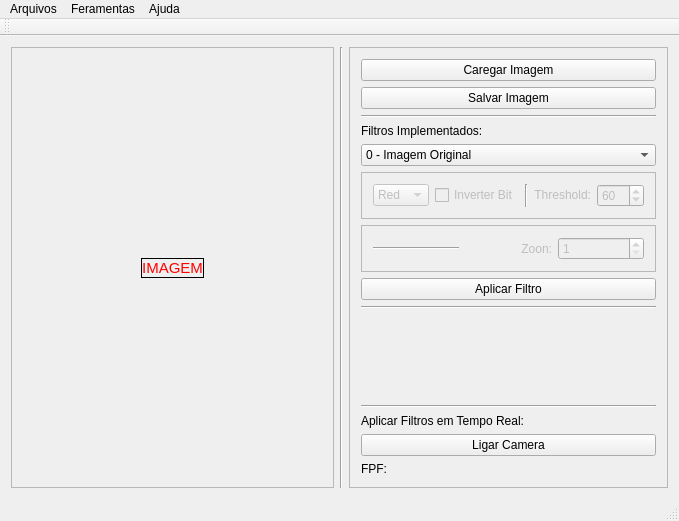
<?xml version="1.0" encoding="UTF-8"?>
<ui version="4.0">
 <class>MainWindow</class>
 <widget class="QMainWindow" name="MainWindow">
  <property name="geometry">
   <rect>
    <x>0</x>
    <y>0</y>
    <width>679</width>
    <height>521</height>
   </rect>
  </property>
  <property name="windowTitle">
   <string>MainWindow</string>
  </property>
  <widget class="QWidget" name="centralWidget">
   <layout class="QHBoxLayout" name="horizontalLayout_4">
    <item>
     <widget class="QScrollArea" name="scrollArea">
      <property name="widgetResizable">
       <bool>true</bool>
      </property>
      <widget class="QWidget" name="scrollAreaWidgetContents">
       <property name="geometry">
        <rect>
         <x>0</x>
         <y>0</y>
         <width>276</width>
         <height>441</height>
        </rect>
       </property>
       <layout class="QVBoxLayout" name="verticalLayout_3">
        <item>
         <layout class="QVBoxLayout" name="verticalLayout_2">
          <item>
           <layout class="QFormLayout" name="formLayout"/>
          </item>
          <item>
           <spacer name="verticalSpacer_2">
            <property name="orientation">
             <enum>Qt::Vertical</enum>
            </property>
            <property name="sizeHint" stdset="0">
             <size>
              <width>20</width>
              <height>40</height>
             </size>
            </property>
           </spacer>
          </item>
          <item>
           <layout class="QHBoxLayout" name="horizontalLayout">
            <item>
             <spacer name="horizontalSpacer_2">
              <property name="orientation">
               <enum>Qt::Horizontal</enum>
              </property>
              <property name="sizeHint" stdset="0">
               <size>
                <width>40</width>
                <height>20</height>
               </size>
              </property>
             </spacer>
            </item>
            <item>
             <widget class="QLabel" name="ImagemFrame">
              <property name="frameShape">
               <enum>QFrame::Box</enum>
              </property>
              <property name="frameShadow">
               <enum>QFrame::Plain</enum>
              </property>
              <property name="text">
               <string>&lt;!DOCTYPE HTML PUBLIC &quot;-//W3C//DTD HTML 4.0//EN&quot; &quot;http://www.w3.org/TR/REC-html40/strict.dtd&quot;&gt;
&lt;html&gt;&lt;head&gt;&lt;meta name=&quot;qrichtext&quot; content=&quot;1&quot; /&gt;&lt;style type=&quot;text/css&quot;&gt;
p, li { white-space: pre-wrap; }
&lt;/style&gt;&lt;/head&gt;&lt;body style=&quot; font-family:'Ubuntu'; font-size:11pt; font-weight:400; font-style:normal;&quot;&gt;
&lt;p align=&quot;center&quot; style=&quot; margin-top:0px; margin-bottom:0px; margin-left:0px; margin-right:0px; -qt-block-indent:0; text-indent:0px;&quot;&gt;&lt;span style=&quot; color:#ff0000;&quot;&gt;IMAGEM&lt;/span&gt;&lt;/p&gt;&lt;/body&gt;&lt;/html&gt;</string>
              </property>
              <property name="alignment">
               <set>Qt::AlignCenter</set>
              </property>
              <property name="wordWrap">
               <bool>false</bool>
              </property>
             </widget>
            </item>
            <item>
             <spacer name="horizontalSpacer">
              <property name="orientation">
               <enum>Qt::Horizontal</enum>
              </property>
              <property name="sizeHint" stdset="0">
               <size>
                <width>40</width>
                <height>20</height>
               </size>
              </property>
             </spacer>
            </item>
           </layout>
          </item>
          <item>
           <spacer name="verticalSpacer_3">
            <property name="orientation">
             <enum>Qt::Vertical</enum>
            </property>
            <property name="sizeHint" stdset="0">
             <size>
              <width>20</width>
              <height>40</height>
             </size>
            </property>
           </spacer>
          </item>
         </layout>
        </item>
       </layout>
      </widget>
     </widget>
    </item>
    <item>
     <widget class="Line" name="line">
      <property name="orientation">
       <enum>Qt::Vertical</enum>
      </property>
     </widget>
    </item>
    <item>
     <widget class="QFrame" name="frame">
      <property name="frameShape">
       <enum>QFrame::StyledPanel</enum>
      </property>
      <property name="frameShadow">
       <enum>QFrame::Raised</enum>
      </property>
      <layout class="QVBoxLayout" name="verticalLayout">
       <item>
        <widget class="QPushButton" name="LoadImageButton">
         <property name="text">
          <string>Caregar Imagem</string>
         </property>
        </widget>
       </item>
       <item>
        <widget class="QPushButton" name="SalveImageButton">
         <property name="text">
          <string>Salvar Imagem</string>
         </property>
        </widget>
       </item>
       <item>
        <widget class="Line" name="line_2">
         <property name="orientation">
          <enum>Qt::Horizontal</enum>
         </property>
        </widget>
       </item>
       <item>
        <widget class="QLabel" name="label">
         <property name="text">
          <string>Filtros Implementados:</string>
         </property>
        </widget>
       </item>
       <item>
        <widget class="QComboBox" name="FiltroComboBox">
         <item>
          <property name="text">
           <string>0 - Imagem Original</string>
          </property>
         </item>
         <item>
          <property name="text">
           <string>1 - RGB para GRAY</string>
          </property>
         </item>
         <item>
          <property name="text">
           <string>2 - Binarisação</string>
          </property>
         </item>
         <item>
          <property name="text">
           <string>3 - Componentes RGB</string>
          </property>
         </item>
         <item>
          <property name="text">
           <string>4 - Zoon IN</string>
          </property>
         </item>
         <item>
          <property name="text">
           <string>5 - Zoon OUT</string>
          </property>
         </item>
         <item>
          <property name="text">
           <string>6 - Reduzir Verticalmente</string>
          </property>
         </item>
         <item>
          <property name="text">
           <string>7 - Expandir Verticalmente</string>
          </property>
         </item>
         <item>
          <property name="text">
           <string>8 - Reduzir Horisontalmente</string>
          </property>
         </item>
         <item>
          <property name="text">
           <string>9 - Expandir Horisontalmente</string>
          </property>
         </item>
         <item>
          <property name="text">
           <string> - Iverter Verticalmente</string>
          </property>
         </item>
         <item>
          <property name="text">
           <string> - Iverter Horizontalmente</string>
          </property>
         </item>
         <item>
          <property name="text">
           <string> - Iverter Hor./Vert.</string>
          </property>
         </item>
         <item>
          <property name="text">
           <string> - Rotação no Eixo</string>
          </property>
         </item>
         <item>
          <property name="text">
           <string> - Rotação na Origem</string>
          </property>
         </item>
         <item>
          <property name="text">
           <string> - Sibitração</string>
          </property>
         </item>
         <item>
          <property name="text">
           <string> - Detecção de Movimeto</string>
          </property>
         </item>
         <item>
          <property name="text">
           <string> - Esqueletização</string>
          </property>
         </item>
         <item>
          <property name="text">
           <string> - Dilatação</string>
          </property>
         </item>
        </widget>
       </item>
       <item>
        <widget class="QFrame" name="frame_2">
         <property name="frameShape">
          <enum>QFrame::StyledPanel</enum>
         </property>
         <property name="frameShadow">
          <enum>QFrame::Raised</enum>
         </property>
         <layout class="QHBoxLayout" name="horizontalLayout_2">
          <item>
           <widget class="QComboBox" name="RGBcomboBox">
            <property name="enabled">
             <bool>false</bool>
            </property>
            <item>
             <property name="text">
              <string>Red</string>
             </property>
            </item>
            <item>
             <property name="text">
              <string>Gren</string>
             </property>
            </item>
            <item>
             <property name="text">
              <string>Blue</string>
             </property>
            </item>
           </widget>
          </item>
          <item>
           <widget class="QCheckBox" name="BitCheckBox">
            <property name="enabled">
             <bool>false</bool>
            </property>
            <property name="text">
             <string>Inverter Bit</string>
            </property>
           </widget>
          </item>
          <item>
           <widget class="Line" name="line_5">
            <property name="orientation">
             <enum>Qt::Vertical</enum>
            </property>
           </widget>
          </item>
          <item>
           <widget class="QLabel" name="Levellabel">
            <property name="enabled">
             <bool>false</bool>
            </property>
            <property name="text">
             <string>&lt;html&gt;&lt;head/&gt;&lt;body&gt;&lt;p align=&quot;right&quot;&gt;Threshold:&lt;/p&gt;&lt;/body&gt;&lt;/html&gt;</string>
            </property>
           </widget>
          </item>
          <item>
           <widget class="QSpinBox" name="ThresholdSpinBox">
            <property name="enabled">
             <bool>false</bool>
            </property>
            <property name="maximum">
             <number>255</number>
            </property>
            <property name="value">
             <number>60</number>
            </property>
           </widget>
          </item>
         </layout>
        </widget>
       </item>
       <item>
        <widget class="QFrame" name="frame_3">
         <property name="frameShape">
          <enum>QFrame::StyledPanel</enum>
         </property>
         <property name="frameShadow">
          <enum>QFrame::Raised</enum>
         </property>
         <layout class="QHBoxLayout" name="horizontalLayout_3">
          <item>
           <widget class="Line" name="line_6">
            <property name="orientation">
             <enum>Qt::Horizontal</enum>
            </property>
           </widget>
          </item>
          <item>
           <widget class="QLabel" name="Zoon_label">
            <property name="enabled">
             <bool>false</bool>
            </property>
            <property name="text">
             <string>Zoon:</string>
            </property>
            <property name="alignment">
             <set>Qt::AlignRight|Qt::AlignTrailing|Qt::AlignVCenter</set>
            </property>
           </widget>
          </item>
          <item>
           <widget class="QSpinBox" name="ZOONspinBox">
            <property name="enabled">
             <bool>false</bool>
            </property>
            <property name="minimum">
             <number>1</number>
            </property>
            <property name="maximum">
             <number>10</number>
            </property>
           </widget>
          </item>
         </layout>
        </widget>
       </item>
       <item>
        <widget class="QPushButton" name="FiltroButton">
         <property name="text">
          <string>Aplicar Filtro</string>
         </property>
        </widget>
       </item>
       <item>
        <widget class="Line" name="line_3">
         <property name="orientation">
          <enum>Qt::Horizontal</enum>
         </property>
        </widget>
       </item>
       <item>
        <spacer name="verticalSpacer">
         <property name="orientation">
          <enum>Qt::Vertical</enum>
         </property>
         <property name="sizeHint" stdset="0">
          <size>
           <width>20</width>
           <height>40</height>
          </size>
         </property>
        </spacer>
       </item>
       <item>
        <widget class="Line" name="line_4">
         <property name="orientation">
          <enum>Qt::Horizontal</enum>
         </property>
        </widget>
       </item>
       <item>
        <widget class="QLabel" name="label_2">
         <property name="text">
          <string>Aplicar Filtros em Tempo Real:</string>
         </property>
        </widget>
       </item>
       <item>
        <widget class="QPushButton" name="CameraButton">
         <property name="text">
          <string>Ligar Camera</string>
         </property>
        </widget>
       </item>
       <item>
        <widget class="QLabel" name="fpsLabel">
         <property name="text">
          <string>FPF:</string>
         </property>
        </widget>
       </item>
      </layout>
     </widget>
    </item>
   </layout>
  </widget>
  <widget class="QMenuBar" name="menuBar">
   <property name="geometry">
    <rect>
     <x>0</x>
     <y>0</y>
     <width>679</width>
     <height>25</height>
    </rect>
   </property>
   <widget class="QMenu" name="menuAbrir">
    <property name="title">
     <string>Arquivos</string>
    </property>
    <addaction name="actionAbrir"/>
    <addaction name="actionSalver"/>
   </widget>
   <widget class="QMenu" name="menuAjuda">
    <property name="title">
     <string>Feramentas</string>
    </property>
    <addaction name="actionHistograma"/>
    <addaction name="actionDistancia_Euclidiana"/>
   </widget>
   <widget class="QMenu" name="menuAjuda_2">
    <property name="title">
     <string>Ajuda</string>
    </property>
    <addaction name="actionSobre"/>
   </widget>
   <addaction name="menuAbrir"/>
   <addaction name="menuAjuda"/>
   <addaction name="menuAjuda_2"/>
  </widget>
  <widget class="QToolBar" name="mainToolBar">
   <attribute name="toolBarArea">
    <enum>TopToolBarArea</enum>
   </attribute>
   <attribute name="toolBarBreak">
    <bool>false</bool>
   </attribute>
  </widget>
  <widget class="QStatusBar" name="statusBar"/>
  <action name="actionAbrir">
   <property name="text">
    <string>Abrir</string>
   </property>
  </action>
  <action name="actionSalver">
   <property name="text">
    <string>Salvar</string>
   </property>
  </action>
  <action name="actionHistograma">
   <property name="text">
    <string>Histograma</string>
   </property>
  </action>
  <action name="actionSobre">
   <property name="text">
    <string>Sobre</string>
   </property>
  </action>
  <action name="actionDistancia_Euclidiana">
   <property name="text">
    <string>Distancia Euclidiana</string>
   </property>
  </action>
 </widget>
 <layoutdefault spacing="6" margin="11"/>
 <resources/>
 <connections/>
</ui>
